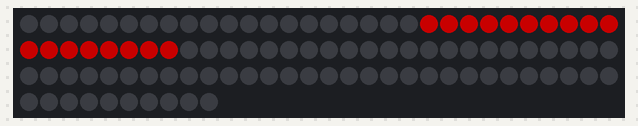
Recording of a sketch running on a simulated Arduino Uno, built with avr-gcc and run on an emulated ATmega328P. Shown: 100 RGB LEDs in strip order, left to right, continuing on the next row. Dim RGB values are drawn brighter than linear.

Above: at 0.1 s.
At 1.6 s:
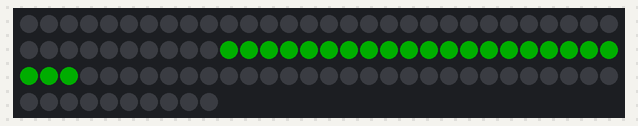
At 3.1 s:
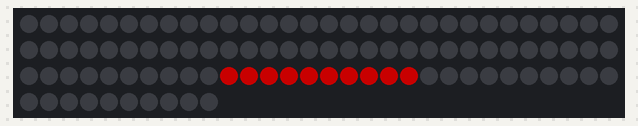
At 4.6 s:
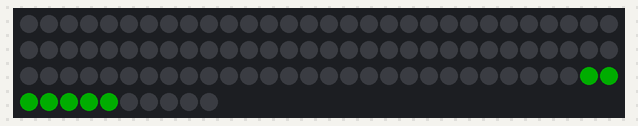
At 7.6 s:
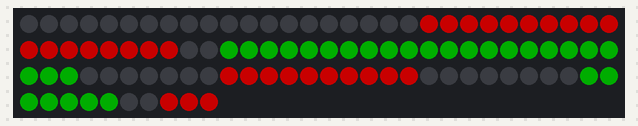

Measured:
- by itself, everything shown: repeats every 9.6 s, in 12 steps
- what the display in image 1 shows lasts 1.0 s, from 1.5 s to 2.5 s
- what the display in image 4 shows lasts 1.5 s, from 7.6 s to 9.1 s

The sketch:

bottom_top_alternation.ino
```cpp
#include <FastLED.h>

#define LED_PIN     5 // Define the data pin for your WS2811 LEDs
#define NUM_LEDS    100 // Define the total number of LEDs in your strip
#define LED_TYPE    WS2811
#define COLOR_ORDER GRB

CRGB leds[NUM_LEDS];

void setup() {
  FastLED.addLeds<LED_TYPE, LED_PIN, COLOR_ORDER>(leds, NUM_LEDS);
  FastLED.setBrightness(100); // You can adjust the brightness as needed
}

void loop() {

  // Light the first 18 LEDs (20-37) red
  for (int i = 20; i < 38; i++) {
    leds[i] = CRGB::Red;
  }
  FastLED.show();
  delay(1000); // Wait for 2 seconds

  // Turn off all the LEDs
  fill_solid(leds, 100, CRGB::Black);
  FastLED.show();
  delay(500); // Wait for a short pause

  // Light the next 22 LEDs (40-62) green
  for (int i = 40; i < 63; i++) {
    leds[i] = CRGB::Green;
  }
  FastLED.show();
  delay(1000); // Wait for 2 seconds

  // Turn off all the LEDs
  fill_solid(leds, 100, CRGB::Black);
  FastLED.show();
  delay(500); // Wait for a short pause


  // Light the next 9 LEDs (70-79) red
  for (int i = 70; i < 80; i++) {
    leds[i] = CRGB::Red;
  }
  FastLED.show();
  delay(1000); // Wait for 2 seconds

  // Turn off all the LEDs
  fill_solid(leds, 100, CRGB::Black);
  FastLED.show();
  delay(500); // Wait for a short pause


  // Light the next 6 LEDs (88-94) green
  for (int i = 88; i < 95; i++) {
    leds[i] = CRGB::Green;
  }
  FastLED.show();
  delay(1000); // Wait for 2 seconds

  // Turn off all the LEDs
  fill_solid(leds, 100, CRGB::Black);
  FastLED.show();
  delay(500); // Wait for a short pause


  // Light the next 2 LEDs (97-99) red
  for (int i = 97; i < 100; i++) {
    leds[i] = CRGB::Red;
  }
  FastLED.show();
  delay(1000); // Wait for 2 seconds

  // Turn off all the LEDs
  fill_solid(leds, 100, CRGB::Black);
  FastLED.show();
  delay(500); // Wait for a short pause

//--------------------------------------------------------------------
  //All turn on
  // Light the first 17 LEDs (20-37) red
  for (int i = 20; i < 38; i++) {
    leds[i] = CRGB::Red;
  }
  FastLED.show();

  // Light the next 22 LEDs (40-62) green
  for (int i = 40; i < 63; i++) {
    leds[i] = CRGB::Green;
  }
  FastLED.show();


  // Light the next 9 LEDs (70-79) green
  for (int i = 70; i < 80; i++) {
    leds[i] = CRGB::Red;
  }
  FastLED.show();


  // Light the next 6 LEDs (88-94) green
  for (int i = 88; i < 95; i++) {
    leds[i] = CRGB::Green;
  }
  FastLED.show();


  // Light the next 2 LEDs (97-99) red
  for (int i = 97; i < 100; i++) {
    leds[i] = CRGB::Red;
  }
  FastLED.show();

  delay(1500);
   // Turn off all the LEDs
  fill_solid(leds, 100, CRGB::Black);
  FastLED.show();
  delay(500); // Wait for a short pause

}
```
